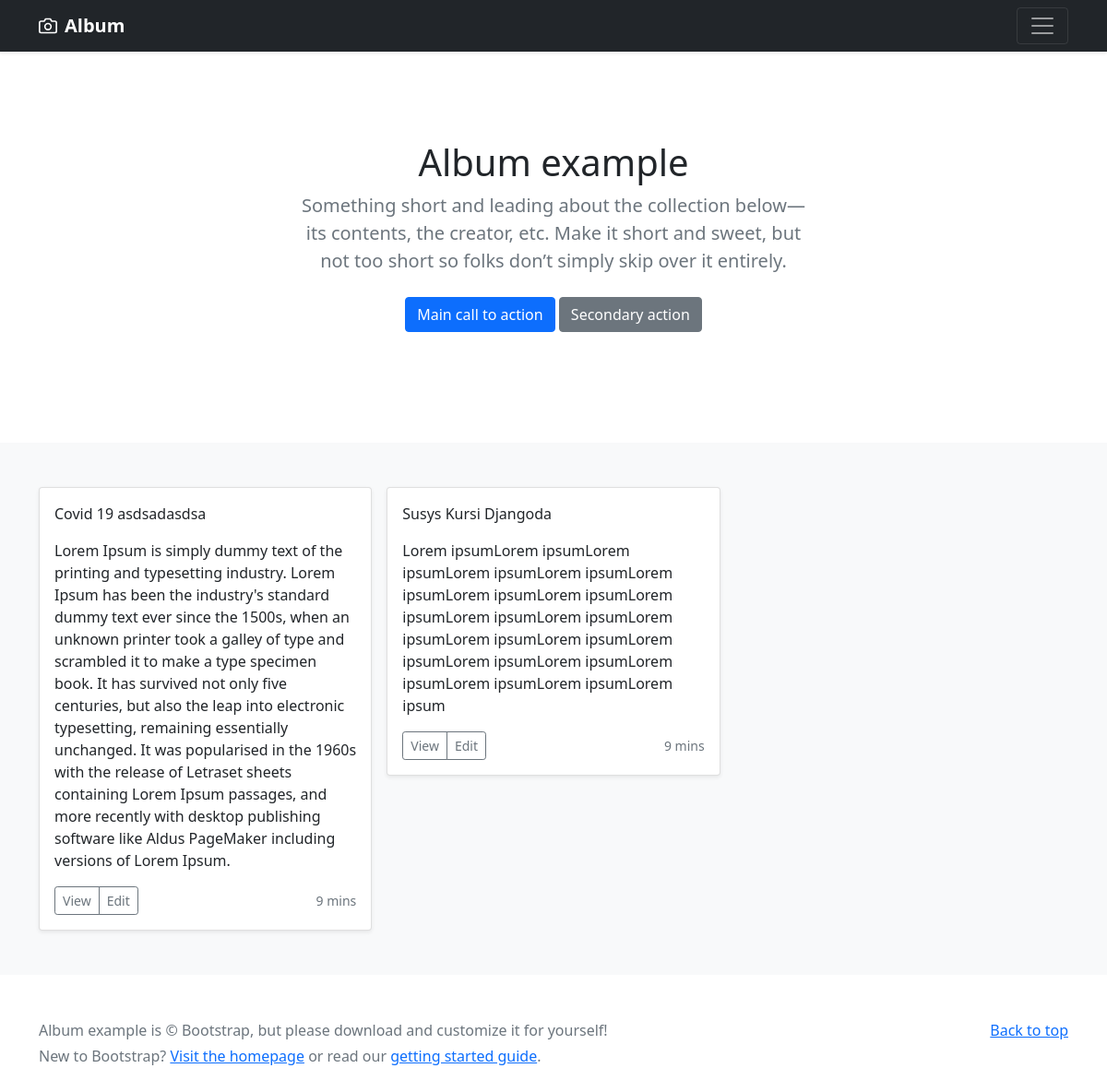
The app's page /, older data.
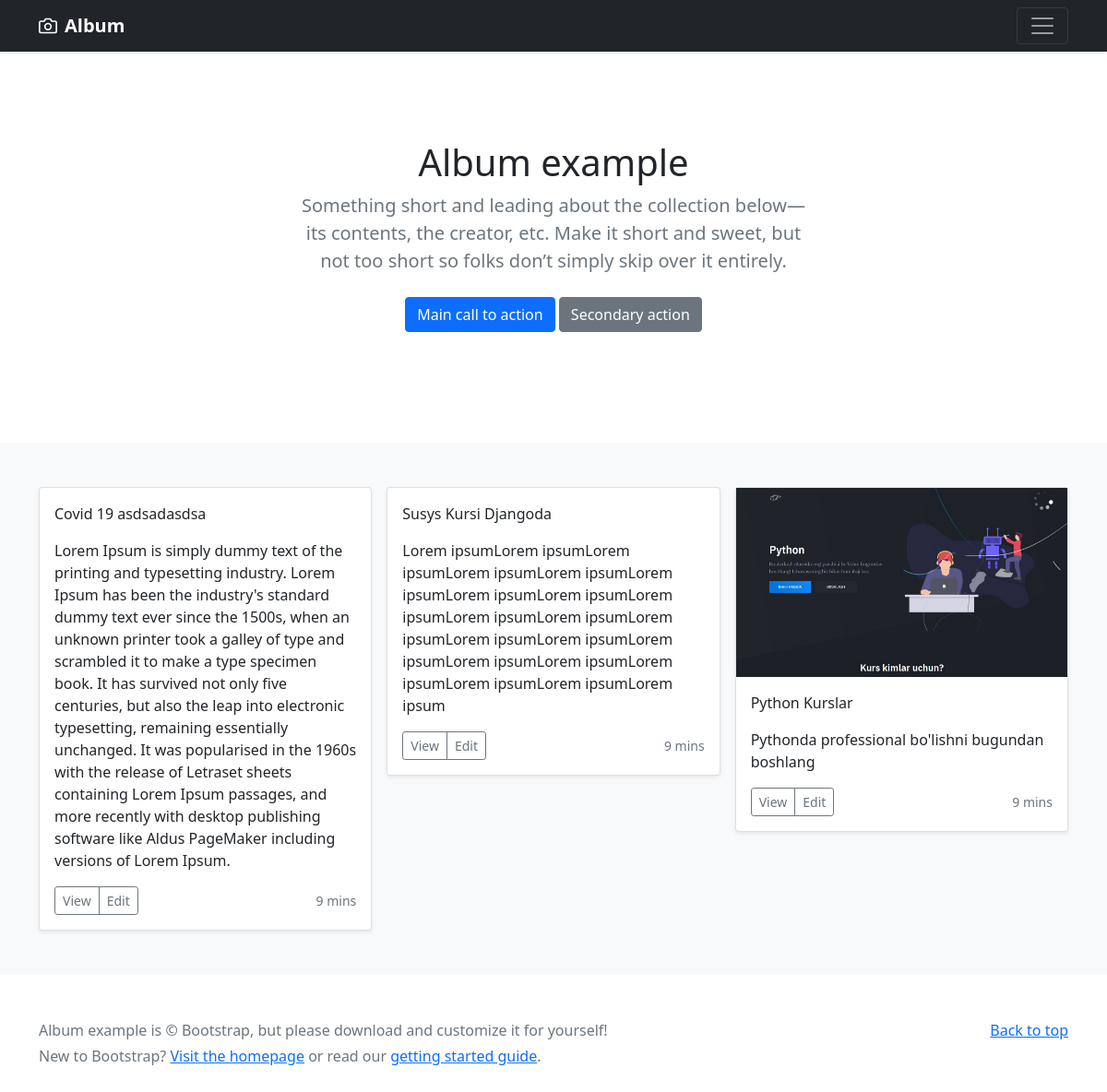
The same page, newer data.
### backend/models.py (models this page shows, shortened)
class Post(models.Model):
    title = models.CharField(max_length=50)
    description = models.TextField()
    slug = models.SlugField(max_length=50)
    image = models.ImageField(upload_to="images/", default="images/default.jpg")
    def get_absolute_url(self):
        return reverse("blog:single", args=[self.slug])

### backend/views.py (the view)
# urls.py: path('', views.home, name="homepage"),
def home(request):
    data = Post.objects.all()
    return render(request, "home.html", {'posts': data})

### template/home.html (shortened to what this page needs)
<!doctype html>
<html lang="en">
  <head>
    <link href="https://cdn.jsdelivr.net/npm/bootstrap@5.1.0/dist/css/bootstrap.min.css" rel="stylesheet">
  </head>
  <body>
<header>
  <div class="navbar navbar-dark bg-dark shadow-sm">
    <div class="container">
      <a href="#" class="navbar-brand d-flex align-items-center">
        <strong>Album</strong>
      </a>
      <button class="navbar-toggler" type="button" data-bs-toggle="collapse" data-bs-target="#navbarHeader" aria-controls="navbarHeader" aria-expanded="false" aria-label="Toggle navigation">
        <span class="navbar-toggler-icon"></span>
      </button>
    </div>
  </div>
</header>
<main>
  <section class="py-5 text-center container">
    <div class="row py-lg-5">
      <div class="col-lg-6 col-md-8 mx-auto">
        <h1 class="fw-light">Album example</h1>
        <p class="lead text-muted">Something short and leading about the collection below—its contents, the creator, etc. Make it short and sweet, but not too short so folks don’t simply skip over it entirely.</p>
        <p>
          <a href="#" class="btn btn-primary my-2">Main call to action</a>
          <a href="#" class="btn btn-secondary my-2">Secondary action</a>
        </p>
      </div>
    </div>
  </section>
  <div class="album py-5 bg-light">
    <div class="container">
      <div class="row row-cols-1 row-cols-sm-2 row-cols-md-3 g-3">
        {% for post in posts %}
        <div class="col">
          <div class="card shadow-sm">
            <img src="{{post.image.url}}" alt="">
            <div class="card-body">
              <p>{{ post.title }}</p>
              <p>{{ post.description }}</p>
              <div class="d-flex justify-content-between align-items-center">
                <div class="btn-group">
                  <a href='{{post.get_absolute_url}}' role="button" class="btn btn-sm btn-outline-secondary">View</a>
                  <button type="button" class="btn btn-sm btn-outline-secondary">Edit</button>
                </div>
                <small class="text-muted">9 mins</small>
              </div>
            </div>
          </div>
        </div>
        {% endfor%}
      </div>
    </div>
  </div>
</main>
<footer class="text-muted py-5">
  <div class="container">
    <p class="float-end mb-1">
      <a href="#">Back to top</a>
    </p>
    <p class="mb-1">Album example is &copy; Bootstrap, but please download and customize it for yourself!</p>
    <p class="mb-0">New to Bootstrap? <a href="/">Visit the homepage</a> or read our <a href="/docs/5.1/getting-started/introduction/">getting started guide</a>.</p>
  </div>
</footer>
  </body>
</html>

Row changes from the older to the newer data that the page shows:
added Post: image (picture), title "Python Kurslar", description "Pythonda professional bo'lishni bugundan boshlang"
